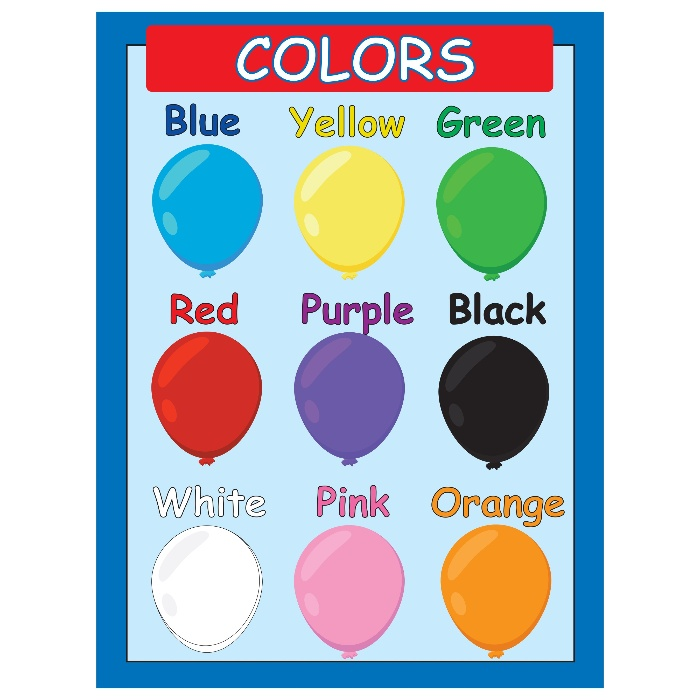
#> input picture opencv/resources/colours.jpg, 700 x 700 px
$ python hsv.py
#> lines starting #> are read from the running program, lines starting #| are printed output that depends on the picture; after the words box and inside, x2 and y2 are one past the last pixel; in counts of white or black regions, pixels touching at a corner belong together
# HSV ==> Hue Saturation Value
# Hue corresponds to color components(base pigment), hence just by selecting a range of Hue (0-360) you can select any color.
# Saturation is the amount of color (depth of the pigment)(dominance of Hue)(0-100%)
# Value is basically the brightness of the color(0-100%)

import cv2 as cv
import numpy as np

img = cv.imread('resources/colours.jpg')
#> img is the input picture: shape (700, 700, 3); mean B, G, R 203.8, 194, 181.9

def nothing(x):
    pass


cv.namedWindow('image')
lh = cv.createTrackbar('lh','image',0,255,nothing)
#> slider 'lh' is set to 51
uh = cv.createTrackbar('uh','image',255,255,nothing)
ls = cv.createTrackbar('ls','image',0,255,nothing)
#> slider 'ls' is set to 51
us = cv.createTrackbar('us','image',255,255,nothing)
lv = cv.createTrackbar('lv','image',0,255,nothing)
#> slider 'lv' is set to 51
uv = cv.createTrackbar('uv','image',255,255,nothing)


while True:
    frame = cv.imread('resources/colours.jpg')
    hsv = cv.cvtColor(frame,cv.COLOR_BGR2HSV)
#> hsv: shape (700, 700, 3); mean H, S, V 71, 87.8, 228.7
    lh = cv.getTrackbarPos('lh','image')
    uh = cv.getTrackbarPos('uh','image')
    ls = cv.getTrackbarPos('ls','image')
    us = cv.getTrackbarPos('us','image')
    lv = cv.getTrackbarPos('lv','image')
    uv = cv.getTrackbarPos('uv','image')

    lower_bound = np.array([lh,ls,lv])
    upper_bound = np.array([uh,us,uv])

    mask = cv.inRange(hsv,lower_bound,upper_bound)
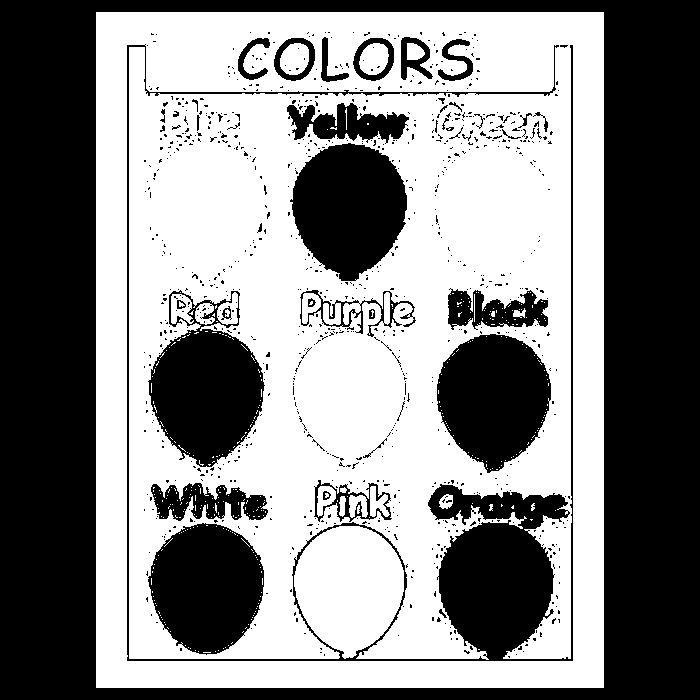
#> mask: shape (700, 700); 52.9% white; 885 black regions (842 under 20 px), largest, box (x1, y1, x2, y2) and area: (0, 0, 700, 700) 146592, (127, 44, 573, 661) 20250, (148, 290, 265, 467) 12119
    res = cv.bitwise_and(frame,frame,mask=mask)
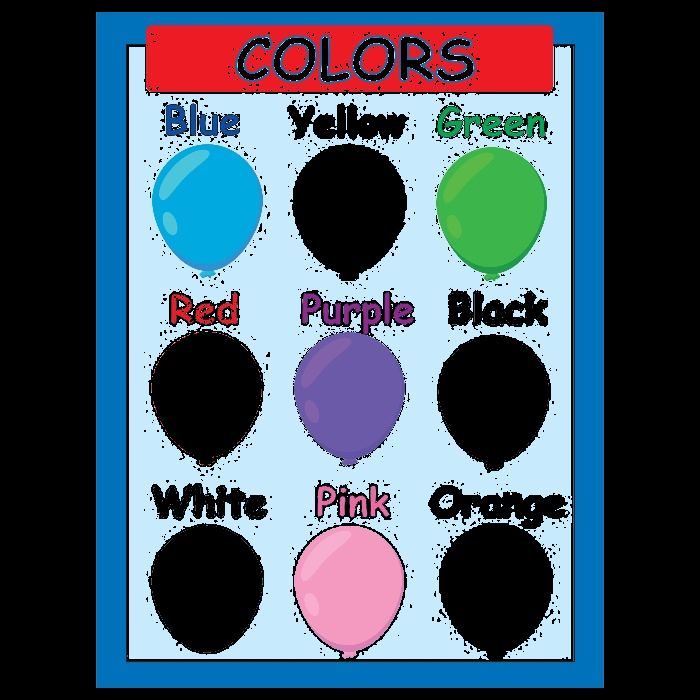
#> res: shape (700, 700, 3); mean B, G, R 105.1, 89.4, 72

    cv.imshow('original',frame)
    cv.imshow('mask',mask)
    cv.imshow('result',res)

    if cv.waitKey(1) & 0xFF==ord('q'):
#> (key q is pressed here)
        break

cv.destroyAllWindows()
